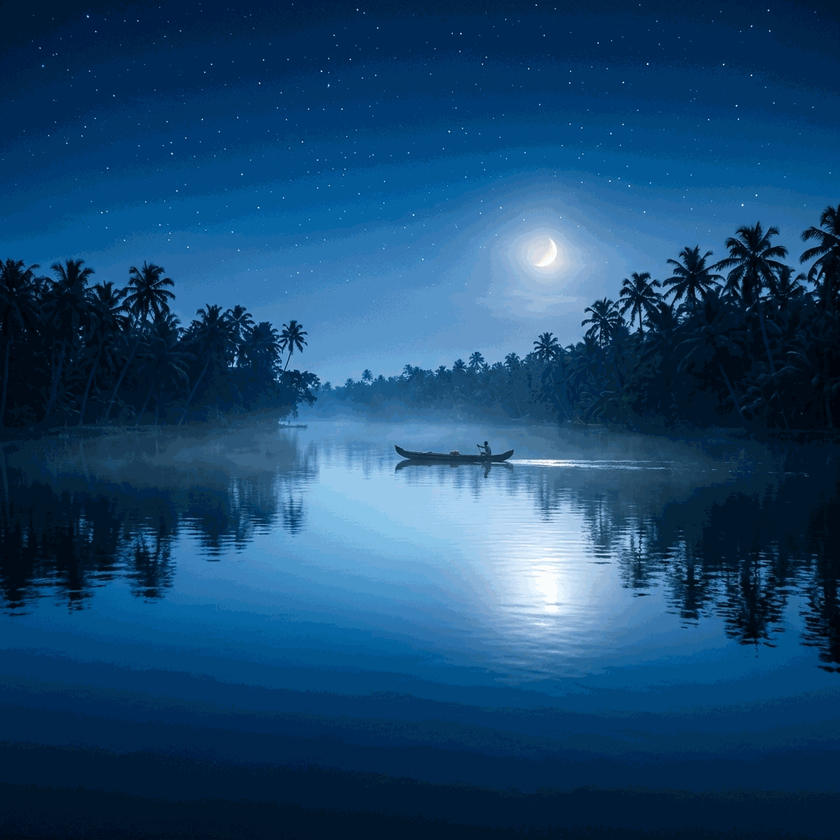
#> input picture assets/moonlit_backwaters_hero.png, 840 x 840 px, shrunk from 1024 x 1024 before the run, found by its file name
$ python inspect_water_texture.py
#> lines starting #> are read from the running program, lines starting #| are printed output that depends on the picture; after the words box and inside, x2 and y2 are one past the last pixel; in counts of white or black regions, pixels touching at a corner belong together; long printed decimals are rounded
# Check color variations in the bottom 30% of assets/moonlit_backwaters_hero.png
from PIL import Image
import numpy as np

with Image.open('assets/moonlit_backwaters_hero.png') as img:
#> img is the input picture: PIL image 840x840 RGB; mean R, G, B 25, 72.2, 112.5
    pixels = np.array(img.convert('RGB'))
    h, w, _ = pixels.shape
#> h = 840; w = 840
    bottom = pixels[int(h*0.7):, :, :]
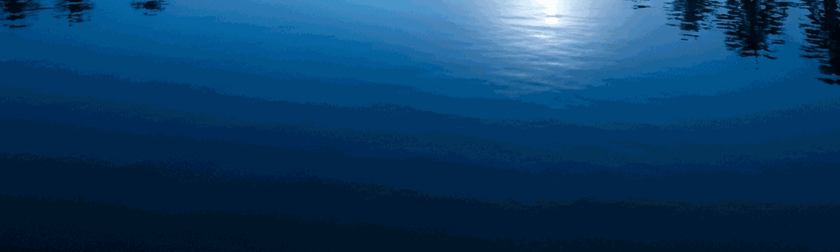
#> bottom: shape (252, 840, 3); mean R, G, B 12.1, 60, 100.4

    # Check max and min brightness in the bottom part
    brightness = np.mean(bottom, axis=2)
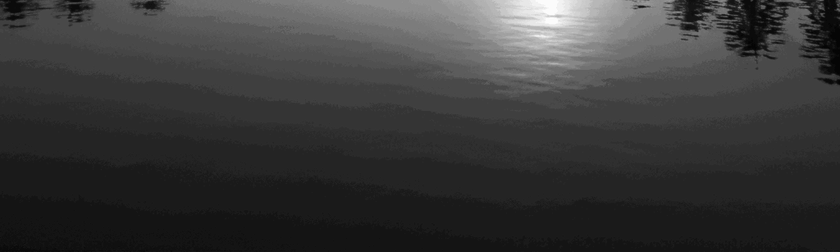
#> brightness: shape (252, 840) float64; min 3.67, max 254.7, mean 57.5
    min_b = np.min(brightness)
#> min_b = 3.67
    max_b = np.max(brightness)
#> max_b = 254.7
    print("Bottom 30% brightness range: min =", min_b, ", max =", max_b)
#| Bottom 30% brightness range: min = 3.667 , max = 254.667

    # Find how many pixels are bright (moonlit water highlights)
    bright_water = brightness > 120
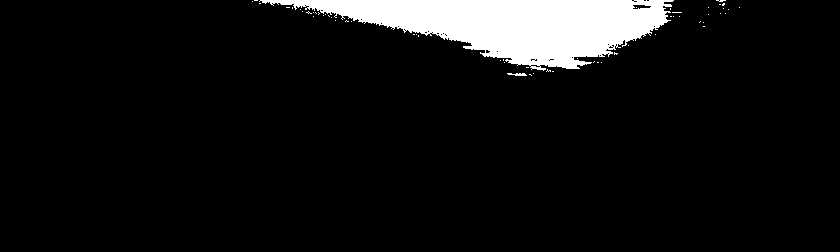
#> bright_water: shape (252, 840) bool; 7.2% white; 58 white regions (56 under 20 px), largest, box (x1, y1, x2, y2) and area: (259, 0, 674, 71) 15171, (507, 73, 527, 76) 42
    print("Number of bright water reflection pixels:", np.sum(bright_water))
#| Number of bright water reflection pixels: 15344

$ run again, with assets/about_kayak_hero.png copied over assets/moonlit_backwaters_hero.png
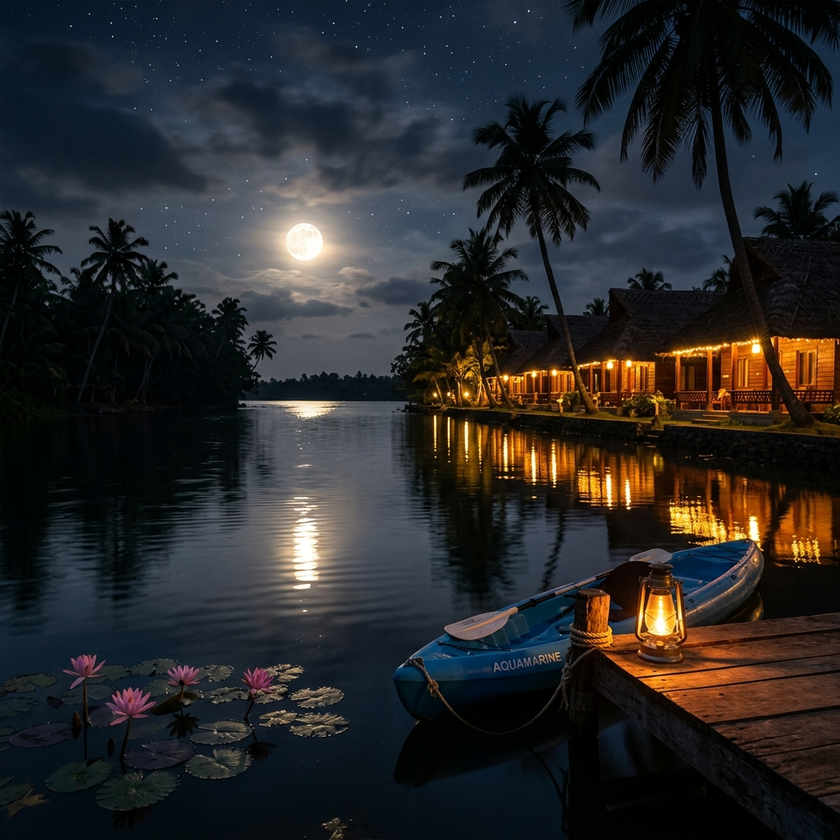
#> input picture assets/about_kayak_hero.png, 840 x 840 px, shrunk from 1024 x 1024 before the run, found by its file name
#> img is the input picture: PIL image 840x840 RGB; mean R, G, B 41.1, 40.8, 41.5
#> `brightness = np.mean(bottom, axis=2)`:
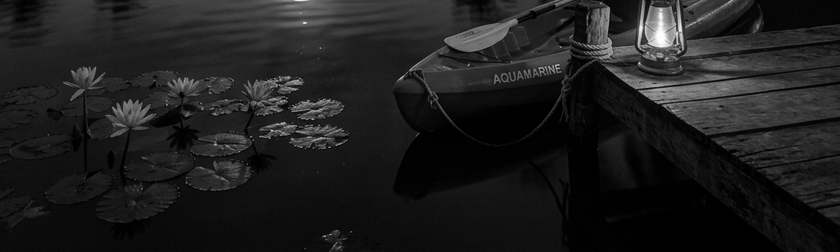
#> brightness: shape (252, 840) float64; min 0, max 254, mean 30.7
#> min_b = 0
#> max_b = 254
#| Bottom 30% brightness range: min = 0.0 , max = 254.0
#> `bright_water = brightness > 120`:
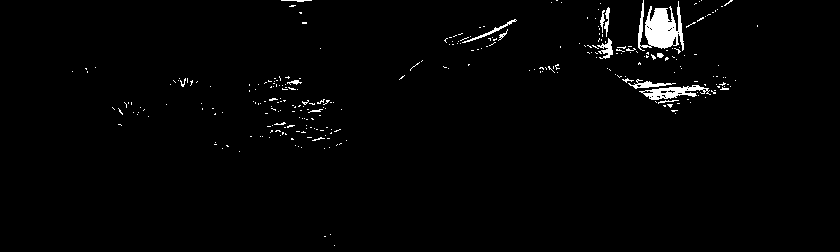
#> bright_water: shape (252, 840) bool; 1.7% white; 288 white regions (273 under 20 px), largest, box (x1, y1, x2, y2) and area: (638, 0, 684, 51) 1337, (639, 85, 711, 100) 497, (628, 79, 676, 89) 167
#| Number of bright water reflection pixels: 3614

$ run again, with assets/bg-kayak.png copied over assets/moonlit_backwaters_hero.png
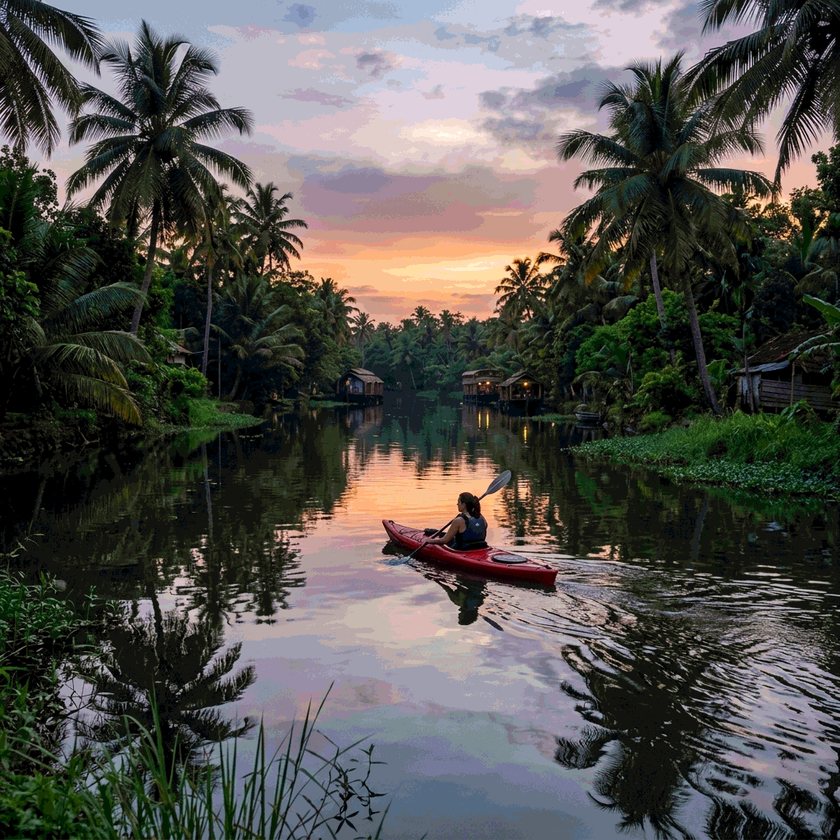
#> input picture assets/bg-kayak.png, 840 x 840 px, shrunk from 1024 x 1024 before the run, found by its file name
#> img is the input picture: PIL image 840x840 RGB; mean R, G, B 84.9, 83.3, 79.6
#> `brightness = np.mean(bottom, axis=2)`:
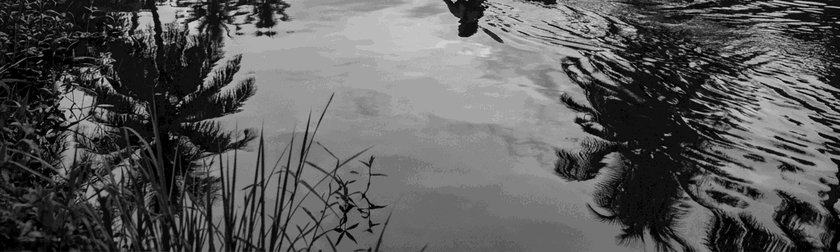
#> brightness: shape (252, 840) float64; min 0, max 220.3, mean 90.3
#> min_b = 0
#> max_b = 220.3
#| Bottom 30% brightness range: min = 0.0 , max = 220.333
#> `bright_water = brightness > 120`:
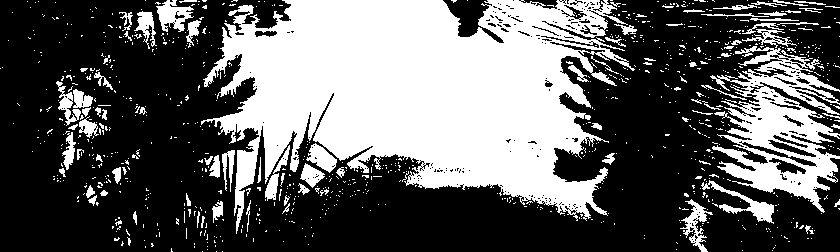
#> bright_water: shape (252, 840) bool; 37.8% white; 942 white regions (855 under 20 px), largest, box (x1, y1, x2, y2) and area: (201, 0, 635, 234) 58942, (710, 46, 840, 213) 9622, (701, 180, 774, 224) 743
#| Number of bright water reflection pixels: 80052
